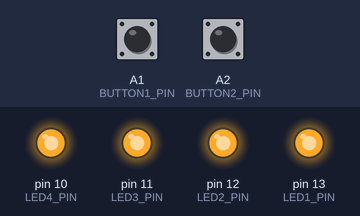
Recording of a sketch running on a simulated Arduino Uno, built with avr-gcc and run on an emulated ATmega328P. Parts: output pins drawn as LEDs (lit = HIGH). The test bench sets the inputs (shaded band); at power-on: A1 (BUTTON1_PIN) HIGH, A2 (BUTTON2_PIN) HIGH.

Above: at 1.2 s.
1.3 s: A1 (BUTTON1_PIN) pulled LOW for 3.2 s
At 5.2 s:
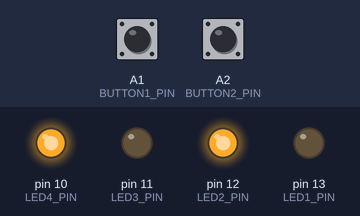
6.0 s: A1 (BUTTON1_PIN) pulled LOW for 0.15 s
At 6.5 s:
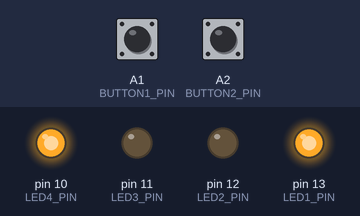
7.6 s: A1 (BUTTON1_PIN) pulled LOW for 1 s
At 8.9 s:
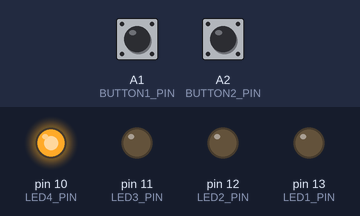
10.1 s: A1 (BUTTON1_PIN) pulled LOW for 0.15 s
At 10.8 s:
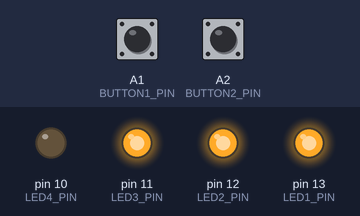
11.7 s: A1 (BUTTON1_PIN) pulled LOW for 0.15 s
At 12.0 s:
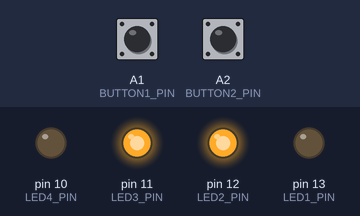
13.3 s: A1 (BUTTON1_PIN) pulled LOW for 1 s
At 14.4 s:
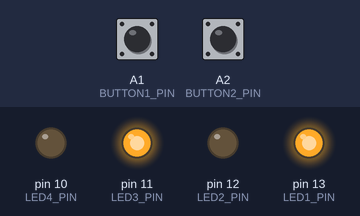
Timing chart, 0 to 16.3 s (numbered marks = the images above; inputs shaded):
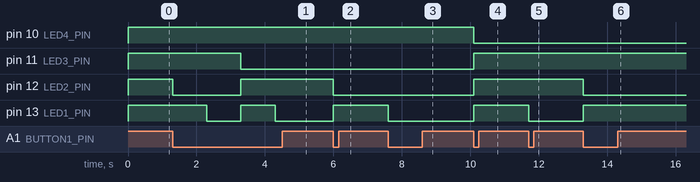

The sketch:

solution2.ino
```cpp
#include "funshield.h"

constexpr int LED_PINS[] = {LED1_PIN, LED2_PIN, LED3_PIN, LED4_PIN};
constexpr int LEDS_SIZE = sizeof(LED_PINS)/sizeof(LED_PINS[0]);

unsigned int currentValue = 1;

bool button1_state = OFF;
bool button2_state = OFF;


void setup() {
  for (int i = 0; i < LEDS_SIZE; i++){
    pinMode(LED_PINS[i], OUTPUT);
    digitalWrite(LED_PINS[i], OFF);
  }

  pinMode(BUTTON1_PIN, INPUT);
}


void displayNumber(int number) {
  for (int i = 0; i < LEDS_SIZE; i++){
    if ((number & (1<<i)) > 0){
      digitalWrite(LED_PINS[i], ON);
    }
    else{
      digitalWrite(LED_PINS[i], OFF);
    }
  }
}


void loop() {

  button1_state = digitalRead(BUTTON1_PIN);
  button2_state = digitalRead(BUTTON2_PIN);

  if (button1_state == ON){
    currentValue++;
    currentValue = currentValue%(1<<LEDS_SIZE);
    displayNumber(currentValue);
    delay(1000);
  }

  if (button2_state == ON){

    currentValue--;
    currentValue = currentValue%(1<<LEDS_SIZE);
    displayNumber(currentValue);
    delay(1000);
  }


}
```

funshield.h
```cpp
// Funshield constants
// v2.0.0 01.03.2026

#ifndef FUNSHIELD_CONSTANTS_H__
#define FUNSHIELD_CONSTANTS_H__

// convenience constants for switching on/off
constexpr int ON = LOW;
constexpr int OFF = HIGH;

// buzzer
constexpr int BEEP_PIN = 3;

// LEDs
constexpr int LED1_PIN = 13;
constexpr int LED2_PIN = 12;
constexpr int LED3_PIN = 11;
constexpr int LED4_PIN = 10;

// buttons
constexpr int BUTTON1_PIN = A1;
constexpr int BUTTON2_PIN = A2;
constexpr int BUTTON3_PIN = A3;

// trimmer
constexpr int TRIMMER_PIN = A0;

// 7-segs
// control pins
constexpr int SEG7_LATCH_PIN = 4;
constexpr int SEG7_CLOCK_PIN = 7;
constexpr int SEG7_DATA_PIN = 8;

constexpr byte SEG7_EMPTY_GLYPH = 0xff;

// numerical digits
constexpr byte SEG7_DIGIT_GLYPHS[10] = { 0xc0, 0xf9, 0xa4, 0xb0, 0x99, 0x92, 0x82, 0xf8, 0x80, 0x90 };

// map of letter glyphs
constexpr byte SEG7_LETTER_GLYPHS[] {
  0b10001000,   // A
  0b10000011,   // b
  0b11000110,   // C
  0b10100001,   // d
  0b10000110,   // E
  0b10001110,   // F
  0b10000010,   // G
  0b10001001,   // H
  0b11111001,   // I
  0b11100001,   // J
  0b10000101,   // K
  0b11000111,   // L
  0b11001000,   // M
  0b10101011,   // n
  0b10100011,   // o
  0b10001100,   // P
  0b10011000,   // q
  0b10101111,   // r
  0b10010010,   // S
  0b10000111,   // t
  0b11000001,   // U
  0b11100011,   // v
  0b10000001,   // W
  0b10110110,   // ksi
  0b10010001,   // Y
  0b10100100,   // Z
};

#endif
```

Measured:
- after the input at 1.3 s, pin 11 (LED3_PIN): HIGH → LOW after 2.0 s; pin 12 (LED2_PIN): HIGH → LOW at once, → HIGH 2.0 s later; pin 13 (LED1_PIN): HIGH → LOW after 1.0 s, → HIGH 1.0 s later, → LOW 1.0 s later
- after the input at 6.0 s, pin 12 (LED2_PIN): HIGH → LOW at once; pin 13 (LED1_PIN): LOW → HIGH at once
- after the input at 7.6 s, pin 13 (LED1_PIN): HIGH → LOW at once
- after the input at 10.1 s, pin 10 (LED4_PIN): HIGH → LOW at once; pin 11 (LED3_PIN), pin 12 (LED2_PIN), pin 13 (LED1_PIN): LOW → HIGH at once
- after the input at 11.7 s, pin 13 (LED1_PIN): HIGH → LOW at once
- after the input at 13.3 s, pin 12 (LED2_PIN): HIGH → LOW at once; pin 13 (LED1_PIN): LOW → HIGH at once
